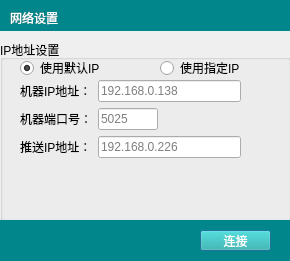
<?xml version="1.0" encoding="UTF-8"?>
<ui version="4.0">
 <class>CNetWork</class>
 <widget class="QDialog" name="CNetWork">
  <property name="geometry">
   <rect>
    <x>0</x>
    <y>0</y>
    <width>290</width>
    <height>261</height>
   </rect>
  </property>
  <property name="windowTitle">
   <string>NetWork Connect</string>
  </property>
  <widget class="QWidget" name="widget" native="true">
   <property name="geometry">
    <rect>
     <x>0</x>
     <y>0</y>
     <width>291</width>
     <height>281</height>
    </rect>
   </property>
   <property name="styleSheet">
    <string notr="true"/>
   </property>
   <widget class="QWidget" name="widget_2" native="true">
    <property name="geometry">
     <rect>
      <x>0</x>
      <y>0</y>
      <width>311</width>
      <height>31</height>
     </rect>
    </property>
    <property name="styleSheet">
     <string notr="true">background-color: rgb(0, 134, 139);</string>
    </property>
    <widget class="QLabel" name="label_4">
     <property name="geometry">
      <rect>
       <x>10</x>
       <y>10</y>
       <width>54</width>
       <height>16</height>
      </rect>
     </property>
     <property name="styleSheet">
      <string notr="true">color: rgb(255, 255, 255);
font: 75 9pt &quot;微软雅黑&quot;;</string>
     </property>
     <property name="text">
      <string>网络设置</string>
     </property>
    </widget>
   </widget>
   <widget class="QGroupBox" name="groupBox">
    <property name="geometry">
     <rect>
      <x>0</x>
      <y>40</y>
      <width>291</width>
      <height>181</height>
     </rect>
    </property>
    <property name="title">
     <string>IP地址设置</string>
    </property>
    <widget class="QRadioButton" name="auto_ip">
     <property name="geometry">
      <rect>
       <x>20</x>
       <y>20</y>
       <width>111</width>
       <height>16</height>
      </rect>
     </property>
     <property name="text">
      <string>使用默认IP</string>
     </property>
     <property name="checked">
      <bool>true</bool>
     </property>
    </widget>
    <widget class="QRadioButton" name="maual_ip">
     <property name="geometry">
      <rect>
       <x>160</x>
       <y>20</y>
       <width>111</width>
       <height>16</height>
      </rect>
     </property>
     <property name="text">
      <string>使用指定IP</string>
     </property>
     <property name="checked">
      <bool>false</bool>
     </property>
    </widget>
    <widget class="QWidget" name="">
     <property name="geometry">
      <rect>
       <x>20</x>
       <y>40</y>
       <width>221</width>
       <height>80</height>
      </rect>
     </property>
     <layout class="QVBoxLayout" name="verticalLayout">
      <item>
       <layout class="QHBoxLayout" name="horizontalLayout">
        <item>
         <widget class="QLabel" name="label">
          <property name="text">
           <string>机器IP地址：</string>
          </property>
         </widget>
        </item>
        <item>
         <widget class="QLineEditIP" name="control_ip">
          <property name="placeholderText">
           <string>192.168.0.138</string>
          </property>
         </widget>
        </item>
       </layout>
      </item>
      <item>
       <layout class="QHBoxLayout" name="horizontalLayout_2">
        <item>
         <widget class="QLabel" name="label_3">
          <property name="text">
           <string>机器端口号：</string>
          </property>
         </widget>
        </item>
        <item>
         <widget class="QLineEdit" name="port">
          <property name="sizePolicy">
           <sizepolicy hsizetype="Fixed" vsizetype="Fixed">
            <horstretch>0</horstretch>
            <verstretch>0</verstretch>
           </sizepolicy>
          </property>
          <property name="maximumSize">
           <size>
            <width>60</width>
            <height>16777215</height>
           </size>
          </property>
          <property name="readOnly">
           <bool>false</bool>
          </property>
          <property name="placeholderText">
           <string>5025</string>
          </property>
         </widget>
        </item>
        <item>
         <spacer name="horizontalSpacer">
          <property name="orientation">
           <enum>Qt::Horizontal</enum>
          </property>
          <property name="sizeHint" stdset="0">
           <size>
            <width>40</width>
            <height>20</height>
           </size>
          </property>
         </spacer>
        </item>
       </layout>
      </item>
      <item>
       <layout class="QHBoxLayout" name="horizontalLayout_3">
        <item>
         <widget class="QLabel" name="label_2">
          <property name="text">
           <string>推送IP地址：</string>
          </property>
         </widget>
        </item>
        <item>
         <widget class="QLineEditIP" name="receive_ip">
          <property name="placeholderText">
           <string>192.168.0.226</string>
          </property>
         </widget>
        </item>
       </layout>
      </item>
     </layout>
    </widget>
   </widget>
   <widget class="QWidget" name="widget_3" native="true">
    <property name="geometry">
     <rect>
      <x>0</x>
      <y>220</y>
      <width>291</width>
      <height>41</height>
     </rect>
    </property>
    <property name="styleSheet">
     <string notr="true">background-color: rgb(0, 134, 139);</string>
    </property>
    <widget class="QPushButton" name="connect">
     <property name="geometry">
      <rect>
       <x>200</x>
       <y>10</y>
       <width>71</width>
       <height>21</height>
      </rect>
     </property>
     <property name="styleSheet">
      <string notr="true">background-color: rgb(32, 178, 170);
color: rgb(255, 255, 255);</string>
     </property>
     <property name="text">
      <string>连接</string>
     </property>
    </widget>
   </widget>
  </widget>
 </widget>
 <customwidgets>
  <customwidget>
   <class>QLineEditIP</class>
   <extends>QLineEdit</extends>
   <header>qlineeditip.h</header>
  </customwidget>
 </customwidgets>
 <resources/>
 <connections/>
</ui>
